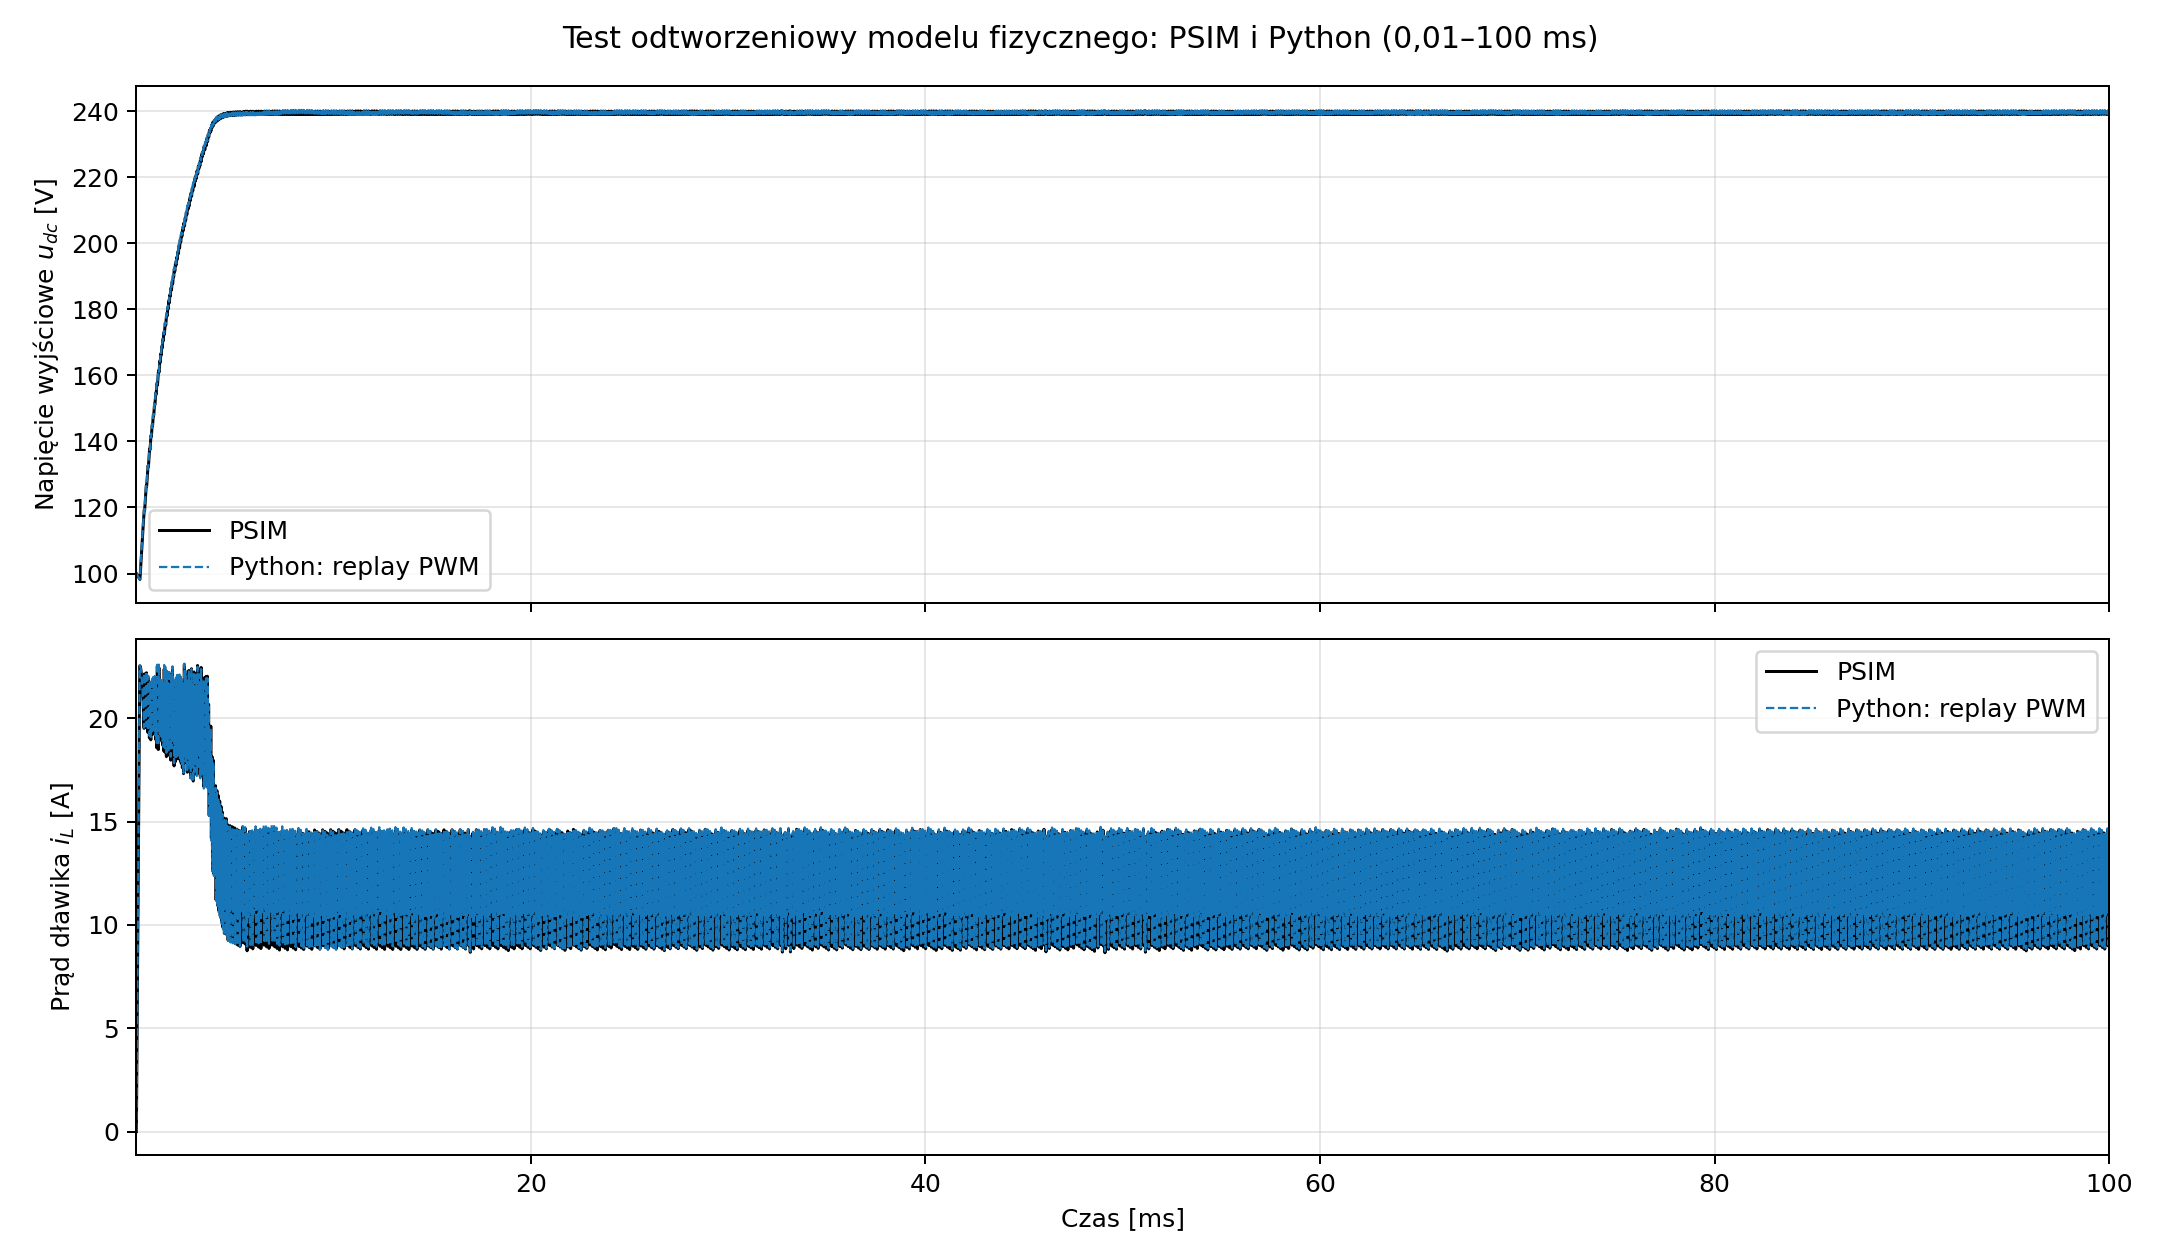

Reproduce this figure in Python.
"""Replay the full PSIM switching trace through the final converter model."""

from __future__ import annotations

from pathlib import Path

import matplotlib

matplotlib.use("Agg")
import matplotlib.pyplot as plt
import numpy as np
import pandas as pd

from src.config import ConverterParams
from src.converter import Converter


ROOT = Path(__file__).resolve().parent
CSV_PATH = ROOT / "psim_bb_estim_full.csv"
OUTPUT_PATH = ROOT / "replay_full_physics.png"
DT_PHYS = 0.5e-6


def main() -> None:
    data = pd.read_csv(CSV_PATH).sort_values("Time").reset_index(drop=True)
    time = data["Time"].to_numpy(dtype=float)
    pwm = data["pwmBB"].to_numpy(dtype=np.int8)
    psim_current = data["I(L6)"].to_numpy(dtype=float)
    psim_voltage = data["udc_BB"].to_numpy(dtype=float)

    intervals = np.diff(time)
    if not np.allclose(intervals, 10e-6, rtol=0.0, atol=1e-12):
        raise ValueError("Expected a continuous PSIM trace sampled every 10 us")

    converter = Converter(ConverterParams(i_L0=psim_current[0], v_C0=psim_voltage[0]))
    replay_current = np.empty_like(psim_current)
    replay_voltage = np.empty_like(psim_voltage)
    replay_current[0] = converter.i_L
    replay_voltage[0] = converter.v_C

    steps_per_sample = round(intervals[0] / DT_PHYS)
    for sample_index in range(1, len(time)):
        state = int(pwm[sample_index - 1])
        for _ in range(steps_per_sample):
            converter.step(state, DT_PHYS)
        replay_current[sample_index] = converter.i_L
        replay_voltage[sample_index] = converter.v_C

    current_error = replay_current - psim_current
    voltage_error = replay_voltage - psim_voltage
    print(f"Samples: {len(time)}; interval: {intervals[0] * 1e6:.3f} us; "
          f"replay duration: {(time[-1] - time[0]) * 1e3:.3f} ms")
    print(f"i_L: max abs error={np.max(np.abs(current_error)):.6g} A, "
          f"MAE={np.mean(np.abs(current_error)):.6g} A")
    print(f"u_dc: max abs error={np.max(np.abs(voltage_error)):.6g} V, "
          f"MAE={np.mean(np.abs(voltage_error)):.6g} V")

    time_ms = time * 1e3
    figure, axes = plt.subplots(2, 1, figsize=(12, 7), sharex=True)
    axes[0].plot(time_ms, psim_voltage, color="black", linewidth=1.2, label="PSIM")
    axes[0].plot(time_ms, replay_voltage, color="#1676b8", linewidth=0.9,
                 linestyle="--", label="Python: replay PWM")
    axes[0].set_ylabel("Napięcie wyjściowe $u_{dc}$ [V]")
    axes[0].grid(True, alpha=0.3)
    axes[0].legend(loc="best")

    axes[1].plot(time_ms, psim_current, color="black", linewidth=1.2, label="PSIM")
    axes[1].plot(time_ms, replay_current, color="#1676b8", linewidth=0.9,
                 linestyle="--", label="Python: replay PWM")
    axes[1].set_xlabel("Czas [ms]")
    axes[1].set_ylabel("Prąd dławika $i_L$ [A]")
    axes[1].grid(True, alpha=0.3)
    axes[1].legend(loc="best")
    axes[1].set_xlim(time_ms[0], time_ms[-1])

    figure.suptitle("Test odtworzeniowy modelu fizycznego: PSIM i Python "
                    "(0,01–100 ms)")
    figure.tight_layout()
    figure.savefig(OUTPUT_PATH, dpi=180)
    print(f"Plot: {OUTPUT_PATH}")


if __name__ == "__main__":
    main()
